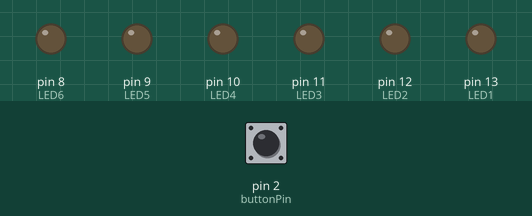
The sketch below on a simulated Arduino Uno, built with avr-gcc and run on an emulated ATmega328P. On the bench: output pins drawn as LEDs (lit = HIGH). The inputs (shaded band) are chosen by the test bench; at power-on: pin 2 (buttonPin) LOW.

Above: at 1.2 s.
1.3 s: pin 2 (buttonPin) pulled HIGH for 0.15 s
At 3.1 s:
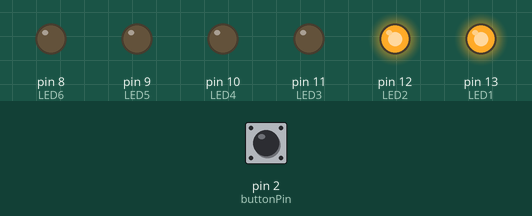
At 4.6 s:
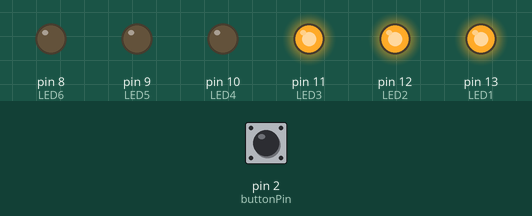
Timing chart, 0 to 23.8 s (numbered marks = the images above; inputs shaded):
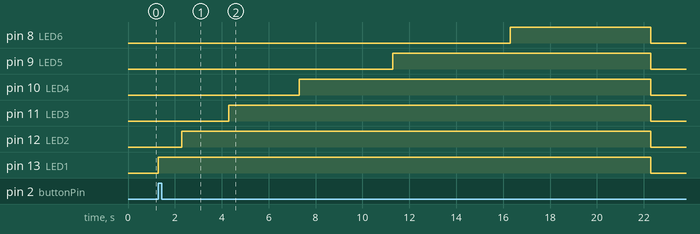

Measured:
- after the input at 1.3 s, pin 8 (LED6): LOW → HIGH after 15.0 s, → LOW 6.0 s later; pin 9 (LED5): LOW → HIGH after 10.0 s, → LOW 11.0 s later; pin 10 (LED4): LOW → HIGH after 6.0 s, → LOW 15.0 s later; pin 11 (LED3): LOW → HIGH after 3.0 s, → LOW 18.0 s later; pin 12 (LED2): LOW → HIGH after 1.0 s, → LOW 20.0 s later

The sketch:

lightshow.ino
```cpp
#include <Servo.h>
const int buttonPin = 2;
const int LED1 = 13;
const int LED2 = 12;
const int LED3 = 11;
const int LED4 = 10;
const int LED5 = 9;
const int LED6 = 8;
int buttonState = 0;
void setup() {
  // put your setup code here, to run once:
  pinMode (LED1,OUTPUT);
  pinMode (LED2, OUTPUT);
  pinMode (LED3, OUTPUT);
  pinMode (LED4, OUTPUT);
  pinMode (LED5, OUTPUT);
  pinMode (LED6, OUTPUT);
  pinMode(buttonPin, INPUT);
}
void loop() {
  // put your main code here, to run repeatedly:
  buttonState = digitalRead(buttonPin);
  if(buttonState == HIGH){
  digitalWrite(LED1, HIGH);
  delay(1000);
  digitalWrite(LED2, HIGH);
  delay(2000);
  digitalWrite(LED3, HIGH);
  delay(3000);
  digitalWrite(LED4, HIGH);
  delay(4000);
  digitalWrite(LED5, HIGH);
  delay(5000);
  digitalWrite(LED6, HIGH);
  delay(6000);
  } else{
  digitalWrite(LED1, LOW);
  digitalWrite(LED2, LOW);
  digitalWrite(LED3, LOW);
  digitalWrite(LED4, LOW);
  digitalWrite(LED5, LOW);
  digitalWrite(LED6, LOW);
  }
}
```
